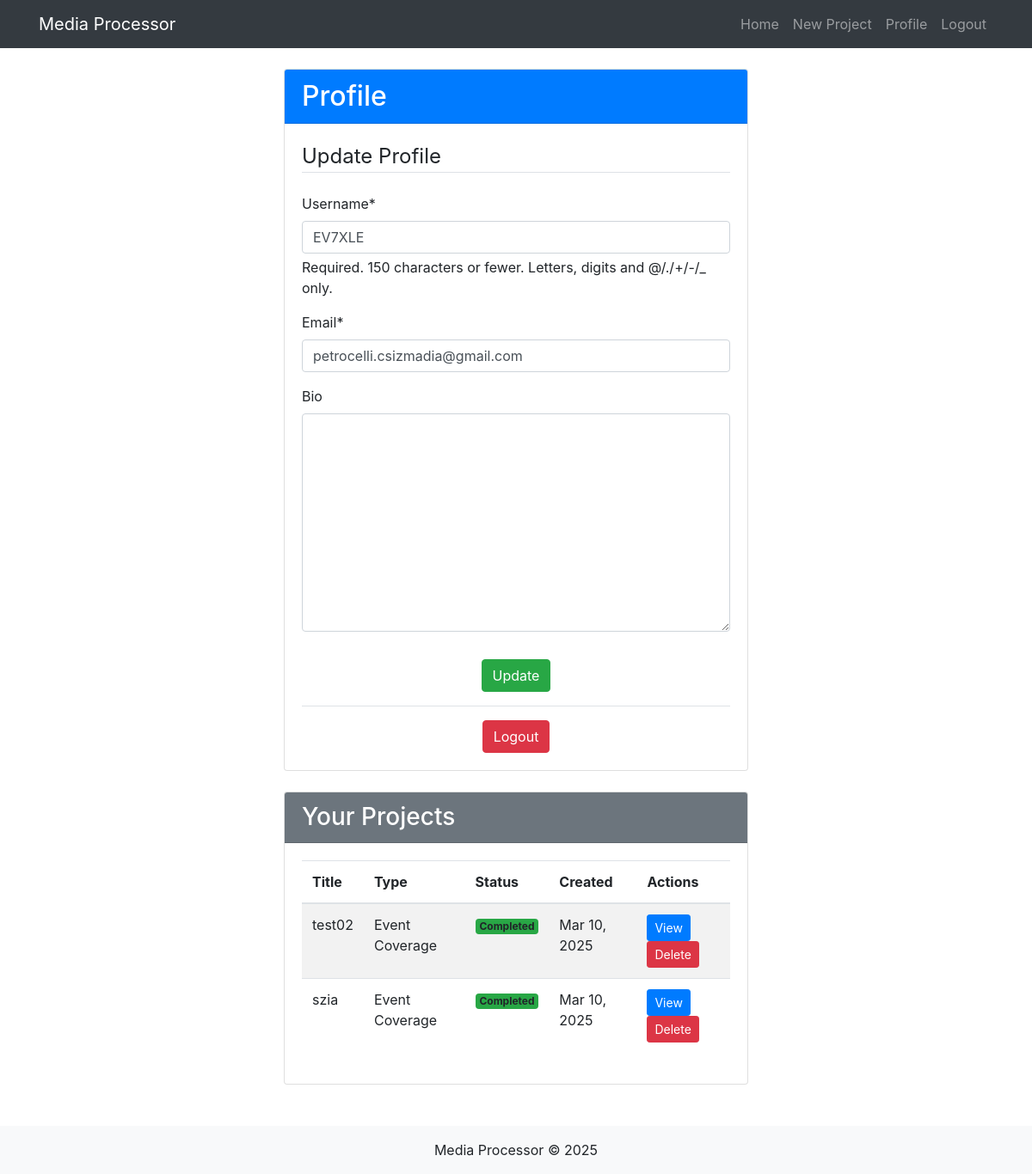
/accounts/profile/ (signed in), run on an earlier commit of the app's database.
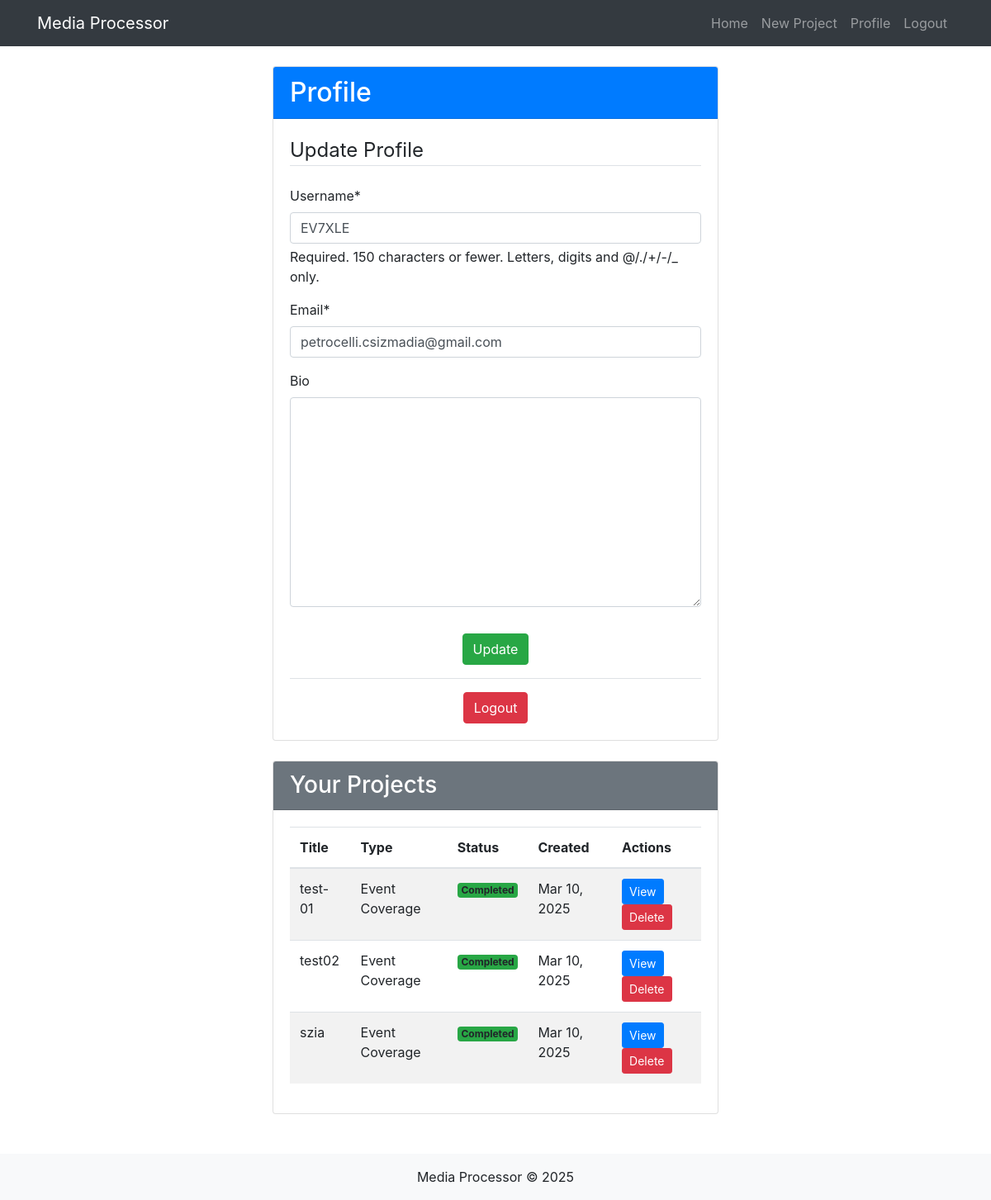
And on a later commit of the database.
### media_app/models.py (models this page shows, shortened)
class MediaProject(models.Model):
    STATUS_CHOICES = (
        ('pending', 'Pending'),
        ('processing', 'Processing'),
        ('completed', 'Completed'),
        ('failed', 'Failed'),
    )
    PROJECT_TYPES = (
        ('life_story', 'Life Story'),
        ('event_coverage', 'Event Coverage'),
        ('memory_collection', 'Memory Collection'),
    )
    title = models.CharField(max_length=200)
    description = models.TextField(blank=True)
    user = models.ForeignKey(User, on_delete=models.CASCADE)
    created_at = models.DateTimeField(auto_now_add=True)
    updated_at = models.DateTimeField(auto_now=True)
    status = models.CharField(max_length=20, choices=STATUS_CHOICES, default='pending')
    output_file = models.FileField(upload_to='outputs/', null=True, blank=True)
    type = models.CharField(max_length=20, choices=PROJECT_TYPES, default='life_story')

### accounts/views.py (the view)
# urls.py: path('profile/', views.profile, name='profile'),
@login_required
def profile(request):
    profile, created = Profile.objects.get_or_create(user=request.user)
    projects = MediaProject.objects.filter(user=request.user).order_by('-created_at')
    if request.method == 'POST':
        if 'delete_project' in request.POST:
            project_id = request.POST.get('project_id')
            try:
                project = MediaProject.objects.get(id=project_id, user=request.user)
                project.delete()
                messages.success(request, f'Project "{project.title}" deleted successfully!')
            except MediaProject.DoesNotExist:
                messages.error(request, 'Project not found or you do not have permission.')
            except Exception as e:
                logger.error(f"Error deleting project {project_id}: {str(e)}")
                messages.error(request, f'An error occurred: {str(e)}')
            return redirect('profile')
        u_form = UserUpdateForm(request.POST, instance=request.user)
        p_form = ProfileUpdateForm(request.POST, instance=profile)
        if u_form.is_valid() and p_form.is_valid():
            u_form.save()
            p_form.save()
            messages.success(request, 'Your account has been updated!')
            return redirect('profile')
    else:
        u_form = UserUpdateForm(instance=request.user)
        p_form = ProfileUpdateForm(instance=profile)
    context = {
        'u_form': u_form,
        'p_form': p_form,
        'projects': projects
    }
    return render(request, 'accounts/profile.html', context)

### accounts/forms.py
class UserUpdateForm(forms.ModelForm):
    email = forms.EmailField()
    class Meta:
        model = User
        fields = ['username', 'email']

class ProfileUpdateForm(forms.ModelForm):
    class Meta:
        model = Profile
        fields = ['bio']

### accounts/templates/accounts/profile.html (shortened to what this page needs)
{% extends 'base.html' %}
{% load crispy_forms_tags %}
{% block content %}
<div class="row">
    <div class="col-md-6 offset-md-3">
        <div class="card mb-4">
            <div class="card-header bg-primary text-white">
                <h2 class="mb-0">Profile</h2>
            </div>
            <div class="card-body">
                <form method="POST">
                    <fieldset class="form-group">
                        <legend class="border-bottom mb-4">Update Profile</legend>
                        {{ u_form|crispy }}
                        {{ p_form|crispy }}
                    </fieldset>
                    <div class="form-group text-center mt-3">
                        <button type="submit" class="btn btn-success">Update</button>
                    </div>
                </form>
                <div class="border-top pt-3 mt-3 text-center">
                    <a href="{% url 'logout' %}" class="btn btn-danger">Logout</a>
                </div>
            </div>
        </div>
        <div class="card">
            <div class="card-header bg-secondary text-white">
                <h3 class="mb-0">Your Projects</h3>
            </div>
            <div class="card-body">
                {% if projects %}
                    <div class="table-responsive">
                        <table class="table table-striped">
                            <thead>
                                <tr>
                                    <th>Title</th>
                                    <th>Type</th>
                                    <th>Status</th>
                                    <th>Created</th>
                                    <th>Actions</th>
                                </tr>
                            </thead>
                            <tbody>
                                {% for project in projects %}
                                    <tr>
                                        <td>{{ project.title }}</td>
                                        <td>{{ project.get_type_display }}</td>
                                        <td>
                                            <span class="badge
                                                {% if project.status == 'completed' %}bg-success
                                                {% elif project.status == 'failed' %}bg-danger
                                                {% elif project.status == 'processing' %}bg-warning
                                                {% else %}bg-info{% endif %}">
                                                {{ project.get_status_display }}
                                            </span>
                                        </td>
                                        <td>{{ project.created_at|date:"M d, Y" }}</td>
                                        <td>
                                            <a href="{% url 'project_detail' project.id %}" class="btn btn-sm btn-primary">View</a>
                                            <form method="POST" class="d-inline">
                                                <button type="submit" class="btn btn-sm btn-danger">Delete</button>
                                            </form>
                                        </td>
                                    </tr>
                                {% endfor %}
                            </tbody>
                        </table>
                    </div>
                {% else %}
                    <p class="text-muted">You haven't created any projects yet.</p>
                {% endif %}
            </div>
        </div>
    </div>
</div>
{% endblock %}

What changed in the data, as far as the page shows it:
added MediaProject: title "test-01", type "Event Coverage", status "Completed", created_at "Mar 10, 2025"
